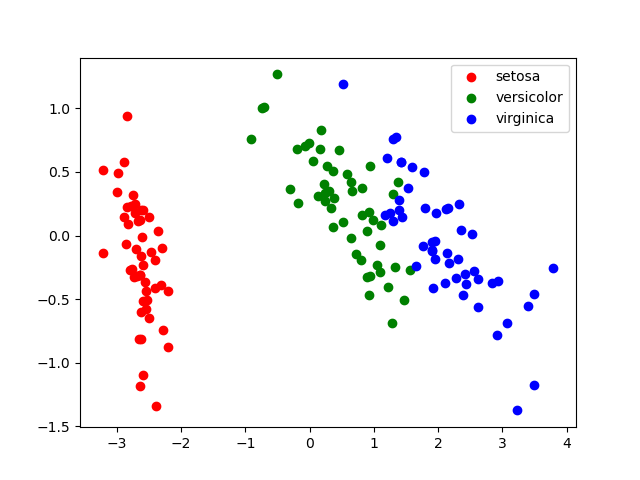

Recreate this plot in Python.
# # # # # # # # # # # # # # #
# Example with Iris dataset #
# # # # # # # # # # # # # # #
from pca import *
import matplotlib.pyplot as plt
from sklearn import datasets

iris = datasets.load_iris()
X = iris.data
y = iris.target

# Project the data onto the 2 primary principal components so that we can plot it
pca = PCA(2)
pca.fit(X)
X_projected = pca.transform(X)

# Plot the data
labelled = [[],[],[]]
for i in range(len(X_projected)):
    labelled[y[i]].append(X_projected[i])

colors = ["red","green","blue"]
for color, idx, target_name in zip(colors, [0,1,2], iris.target_names):
    plt.scatter([x[0] for x in labelled[idx]], [x[1] for x in labelled[idx]], c = color, label=target_name)
plt.legend()
plt.show()
